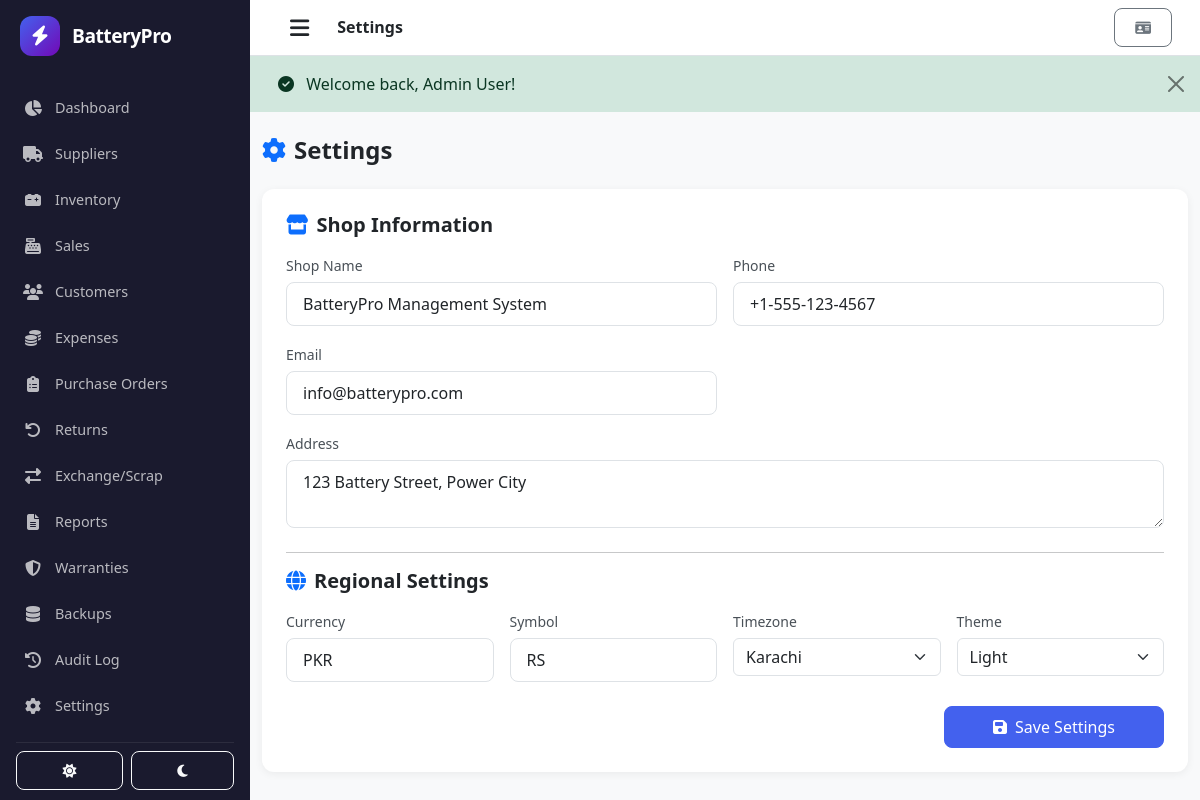
The app's page /settings (signed in) with its own data.
### tables this page shows
CREATE TABLE `settings` (
  `id` int(11) NOT NULL AUTO_INCREMENT,
  `shop_name` varchar(100) NOT NULL DEFAULT 'BatteryPro',
  `shop_address` text DEFAULT NULL,
  `shop_phone` varchar(20) DEFAULT NULL,
  `shop_email` varchar(100) DEFAULT NULL,
  `shop_logo` varchar(255) DEFAULT NULL,
  `currency` varchar(10) DEFAULT 'USD',
  `currency_symbol` varchar(5) DEFAULT '$',
  `timezone` varchar(50) DEFAULT 'UTC',
  `date_format` varchar(20) DEFAULT 'Y-m-d',
  `time_format` varchar(20) DEFAULT 'H:i:s',
  `backup_enabled` tinyint(1) DEFAULT 1,
  `backup_frequency` enum('daily','weekly','monthly') DEFAULT 'daily',
  `backup_time` time DEFAULT '02:00:00',
  `google_drive_token` text DEFAULT NULL,
  `theme` enum('light','dark') DEFAULT 'light',
  `notifications_enabled` tinyint(1) DEFAULT 1,
  `low_stock_alert` tinyint(1) DEFAULT 1,
  `created_at` datetime DEFAULT current_timestamp(),
  `updated_at` datetime DEFAULT current_timestamp() ON UPDATE current_timestamp(),
  PRIMARY KEY (`id`)
);

### controllers/SettingsController.php (called while the page is built, shortened)
<?php
class SettingsController extends BaseController {
    public function index() {
        $db = (new Database())->getConnection();
        $settings = $db->query("SELECT * FROM settings LIMIT 1")->fetch();
        $this->render('settings/index', [
            'title' => 'Settings',
            'settings' => $settings,
        ]);
    }
}

### routes/web.php (called while the page is built, shortened)
<?php
require_once __DIR__ . '/../helpers/Router.php';
require_once __DIR__ . '/../controllers/SettingsController.php';
$router = new Router();
$router->add('GET', '/', 'DashboardController@index');
$router->add('GET', '/login', 'AuthController@login');
$router->add('POST', '/login', 'AuthController@login');
$router->add('GET', '/logout', 'AuthController@logout');
$router->add('GET', '/profile', 'AuthController@profile');
$router->add('POST', '/profile', 'AuthController@profile');
$router->add('GET', '/suppliers', 'SupplierController@index');
$router->add('POST', '/suppliers/create', 'SupplierController@create');
$router->add('POST', '/suppliers/edit/{id}', 'SupplierController@edit');
$router->add('GET', '/suppliers/delete/{id}', 'SupplierController@delete');
$router->add('GET', '/batteries', 'BatteryController@index');
$router->add('POST', '/batteries/create', 'BatteryController@create');
$router->add('POST', '/batteries/edit/{id}', 'BatteryController@edit');
$router->add('GET', '/batteries/delete/{id}', 'BatteryController@delete');
$router->add('POST', '/batteries/stock/{id}', 'BatteryController@stock');
$router->add('GET', '/customers', 'CustomerController@index');
$router->add('POST', '/customers/create', 'CustomerController@create');
$router->add('POST', '/customers/edit/{id}', 'CustomerController@edit');
$router->add('GET', '/customers/delete/{id}', 'CustomerController@delete');
$router->add('GET', '/sales', 'SaleController@index');
$router->add('GET', '/sales/create', 'SaleController@create');
$router->add('POST', '/sales/create', 'SaleController@create');
$router->add('GET', '/sales/view/{id}', 'SaleController@view');
$router->add('GET', '/expenses', 'ExpenseController@index');
$router->add('POST', '/expenses/create', 'ExpenseController@create');
$router->add('POST', '/expenses/edit/{id}', 'ExpenseController@edit');
$router->add('GET', '/expenses/delete/{id}', 'ExpenseController@delete');
$router->add('GET', '/purchase-orders', 'PurchaseOrderController@index');
$router->add('GET', '/purchase-orders/create', 'PurchaseOrderController@create');
$router->add('POST', '/purchase-orders/create', 'PurchaseOrderController@create');
$router->add('GET', '/purchase-orders/view/{id}', 'PurchaseOrderController@view');
$router->add('GET', '/purchase-orders/receive/{id}', 'PurchaseOrderController@receive');
$router->add('POST', '/purchase-orders/receive/{id}', 'PurchaseOrderController@receive');
$router->add('GET', '/purchase-orders/cancel/{id}', 'PurchaseOrderController@cancel');
$router->add('GET', '/settings', 'SettingsController@index');
$router->add('POST', '/settings', 'SettingsController@index');
$router->add('GET', '/audit', 'AuditController@index');
$router->add('GET', '/backups', 'BackupController@index');
$router->add('GET', '/backups/create', 'BackupController@create');
$router->add('GET', '/backups/download/{id}', 'BackupController@download');
$router->add('GET', '/warranties', 'WarrantyController@index');
$router->add('GET', '/suppliers/import', 'SupplierController@import');
$router->add('POST', '/suppliers/import', 'SupplierController@import');
$router->add('GET', '/customers/import', 'CustomerController@import');
$router->add('POST', '/customers/import', 'CustomerController@import');
$router->add('GET', '/export/suppliers', 'ExportController@suppliers');
$router->add('GET', '/export/batteries', 'ExportController@batteries');
$router->add('GET', '/export/customers', 'ExportController@customers');
$router->add('GET', '/export/sales', 'ExportController@sales');
$router->add('GET', '/export/expenses', 'ExportController@expenses');
$router->add('GET', '/sales/pdf/{id}', 'PdfController@saleInvoice');
$router->add('GET', '/reports/pdf', 'PdfController@reports');
$router->add('GET', '/returns', 'ReturnController@index');
$router->add('GET', '/returns/create', 'ReturnController@create');
$router->add('POST', '/returns/create', 'ReturnController@create');
$router->add('GET', '/returns/items/{id}', 'ReturnController@getSaleItems');
$router->add('GET', '/exchange', 'ExchangeController@index');
$router->add('GET', '/exchange/scrap/{id}', 'ExchangeController@markScrapped');
$router->add('GET', '/exchange/sold/{id}', 'ExchangeController@markSold');
$router->add('GET', '/reports', 'ReportController@index');
$router->setNotFound(function() {
    header('HTTP/1.0 404 Not Found');
    $title = '404 Not Found';
    $content = '<div class="container text-center mt-5"><h1>404</h1><p>Page not found</p><a href="' . site_url('/') . '" class="btn btn-primary">Back to Dashboard</a></div>';
    require __DIR__ . '/../views/layout.php';
});
$router->dispatch();

### index.php (called while the page is built, shortened)
<?php
require_once __DIR__ . '/routes/web.php';
?>

### config/app.php (called while the page is built)
<?php
return [
    'app_name' => 'BatteryPro Management System',
    'version' => '1.0.0',
    'base_url' => 'http://localhost:8080/batterypro/',
    'clean_urls' => true,
    'timezone' => 'UTC',
    'cookie_name' => 'batterypro_session',
    'cookie_lifetime' => 3600,
    'session_lifetime' => 7200,
    'jwt_secret' => 'your-very-secret-key',
    'password_hash_cost' => 12,
    'token_length' => 32,
    'remember_me_duration' => 2592000,
    'max_file_size' => 5242880,
    'allowed_image_types' => ['jpg', 'jpeg', 'png', 'gif'],
    'upload_path' => __DIR__ . '/../uploads/',
    'backup_path' => __DIR__ . '/../database/backups/',
    'auto_backup_time' => '02:00',
    'report_path' => __DIR__ . '/../database/reports/',
];

### helpers/auth_helper.php (called while the page is built, shortened)
<?php
if (!function_exists('site_url')) {
    function site_url($path = '') {
        static $base = null, $clean = null;
        if ($base === null) {
            $cfg = @include __DIR__ . '/../config/app.php';
            $base = $cfg['base_url'] ?? '';
            $base = rtrim($base, '/');
            $clean = $cfg['clean_urls'] ?? true;
        }
        $path = '/' . ltrim($path, '/');
        return $base . $path;
    }
}

### views/settings/index.php (the view, shortened to what this page needs)
<div class="container-fluid py-4">
    <h4 class="fw-bold mb-4"><i class="fas fa-cog me-2 text-primary"></i>Settings</h4>
    <div class="card border-0 shadow-sm">
        <div class="card-body p-4">
            <form method="POST" action="<?= site_url('/settings') ?>">
                <h5 class="fw-bold mb-3"><i class="fas fa-store me-2 text-primary"></i>Shop Information</h5>
                <div class="row g-3 mb-4">
                    <div class="col-md-6">
                        <label class="form-label">Shop Name</label>
                        <input type="text" class="form-control" name="shop_name" value="<?= htmlspecialchars($settings['shop_name'] ?? 'BatteryPro') ?>">
                    </div>
                    <div class="col-md-6">
                        <label class="form-label">Phone</label>
                        <input type="text" class="form-control" name="shop_phone" value="<?= htmlspecialchars($settings['shop_phone'] ?? '') ?>">
                    </div>
                    <div class="col-md-6">
                        <label class="form-label">Email</label>
                        <input type="email" class="form-control" name="shop_email" value="<?= htmlspecialchars($settings['shop_email'] ?? '') ?>">
                    </div>
                    <div class="col-md-12">
                        <label class="form-label">Address</label>
                        <textarea class="form-control" name="shop_address" rows="2"><?= htmlspecialchars($settings['shop_address'] ?? '') ?></textarea>
                    </div>
                </div>
                <hr>
                <h5 class="fw-bold mb-3"><i class="fas fa-globe me-2 text-primary"></i>Regional Settings</h5>
                <div class="row g-3 mb-4">
                    <div class="col-md-3">
                        <label class="form-label">Currency</label>
                        <input type="text" class="form-control" name="currency" value="<?= htmlspecialchars($settings['currency'] ?? 'USD') ?>">
                    </div>
                    <div class="col-md-3">
                        <label class="form-label">Symbol</label>
                        <input type="text" class="form-control" name="currency_symbol" value="<?= htmlspecialchars($settings['currency_symbol'] ?? '$') ?>">
                    </div>
                    <div class="col-md-3">
                        <label class="form-label">Timezone</label>
                        <select class="form-select" name="timezone">
                            <?php $tz = $settings['timezone'] ?? 'UTC'; ?>
                            <option value="Asia/Karachi" <?= $tz === 'Asia/Karachi' ? 'selected' : '' ?>>Karachi</option>
                        </select>
                    </div>
                    <div class="col-md-3">
                        <label class="form-label">Theme</label>
                        <select class="form-select" name="theme">
                            <option value="light" <?= ($settings['theme'] ?? 'light') === 'light' ? 'selected' : '' ?>>Light</option>
                        </select>
                    </div>
                </div>
                <div class="text-end">
                    <button type="submit" class="btn btn-primary px-5"><i class="fas fa-save me-2"></i>Save Settings</button>
                </div>
            </form>
        </div>
    </div>
</div>

### helpers/Router.php (shortened to what this page needs)
<?php
class Router {
    protected $routes = [];
    public function add($method, $path, $callback) {
        $method = strtoupper($method);
        $this->routes[] = [
            'method' => $method,
            'path'   => $this->formatPath($path),
            'callback' => $callback
        ];
    }
    public function dispatch() {
        $requestMethod = $_SERVER['REQUEST_METHOD'];
        if (!empty($_GET['url'])) {
            $requestUri = '/' . ltrim(trim($_GET['url']), '/');
        } else {
            $requestUri = parse_url($_SERVER['REQUEST_URI'], PHP_URL_PATH);
        }
        $requestUri = '/' . trim($requestUri, '/');
        foreach ($this->routes as $route) {
            if ($route['method'] !== $requestMethod) {
                continue;
            }
            $pattern = $this->convertPathToRegex($route['path']);
            if (preg_match($pattern, $requestUri, $matches)) {
                $params = [];
                if (is_callable($route['callback'])) {
                    call_user_func_array($route['callback'], $params);
                } else {
                    $parts = explode('@', $route['callback']);
                    $controllerName = $parts[0];
                    $method = $parts[1] ?? 'index';
                    if (class_exists($controllerName) && method_exists($controllerName, $method)) {
                        $controller = new $controllerName();
                        call_user_func_array([$controller, $method], $params);
                    } else {
                        $this->handleNotFound();
                    }
                }
                return;
            }
        }
    }
    protected function formatPath($path) {
        $path = '/' . trim($path, '/');
        return $path;
    }
    protected function convertPathToRegex($path) {
        $regex = preg_replace('#\{([^}]+)\}#', '(?P<$1>[^/]+)', $path);
        $regex = '#^' . $regex . '$#';
        return $regex;
    }
}

### assets/css/style.css (style rules this page uses)
:root { --primary: #4361ee; --primary-dark: #3a56d4; --primary-light: #eef0ff; --success: #06d6a0; --warning: #ffd166; --danger: #ef476f; --info: #118ab2; --sidebar-bg: #1a1a2e; --sidebar-hover: #162447; --sidebar-active: #0f3460; --sidebar-text: rgba(255,255,255,0.7); --sidebar-width: 250px; --sidebar-collapsed: 0px; --topbar-height: 56px; --gray-100: #f8f9fa; --gray-200: #e9ecef; --gray-300: #dee2e6; --gray-600: #6c757d; --gray-700: #495057; --gray-800: #343a40; --gray-900: #212529; }
body { font-family: 'Segoe UI', -apple-system, BlinkMacSystemFont, system-ui, sans-serif; background: var(--gray-100); overflow-x: hidden; min-height: 100vh; }
.card { border-radius: 12px; border: 1px solid rgba(0,0,0,0.05); }
.btn { border-radius: 8px; font-weight: 500; padding: 0.5rem 1.25rem; transition: all 0.2s; }
.btn-primary { background: var(--primary); border-color: var(--primary); }
.form-control { border-radius: 8px; padding: 0.55rem 1rem; border-color: var(--gray-300); transition: border-color 0.2s, box-shadow 0.2s; }
.form-label { font-size: 0.875rem; color: var(--gray-700); margin-bottom: 0.4rem; }
.shadow-sm { box-shadow: 0 2px 8px rgba(0,0,0,0.06) !important; }

### records on screen
settings: shop_name "BatteryPro Management System", shop_phone "+1-555-123-4567", shop_email "info@batterypro.com", shop_address "123 Battery Street, Power City", currency "PKR", currency_symbol "RS", timezone "Karachi", theme "Light"

### other values on screen
$msg "Welcome back, Admin User!"
